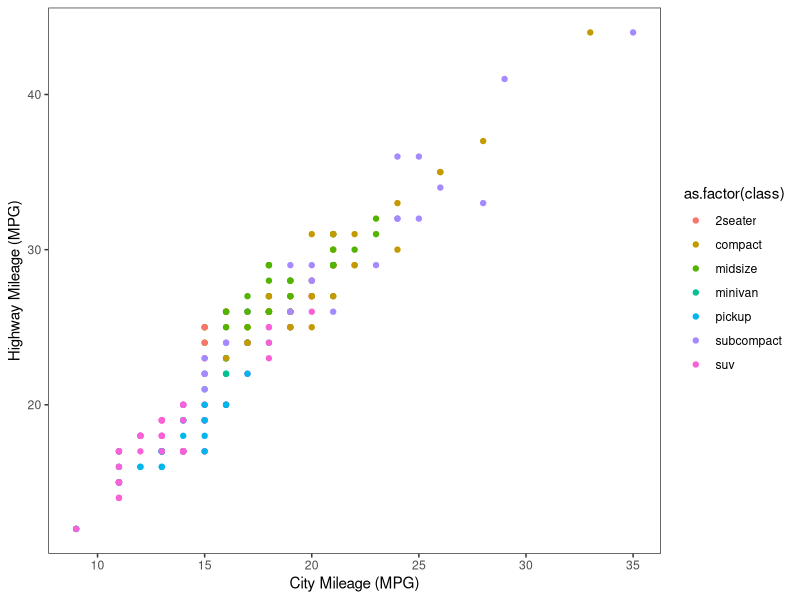
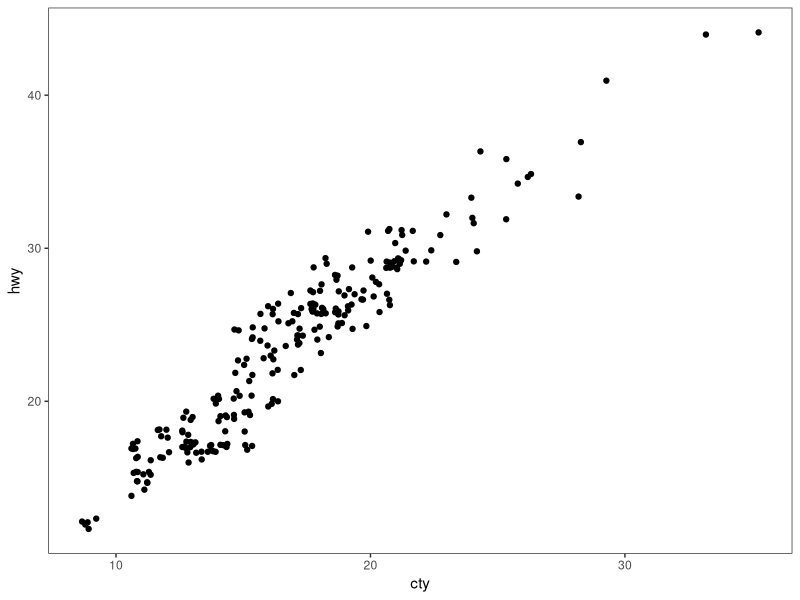
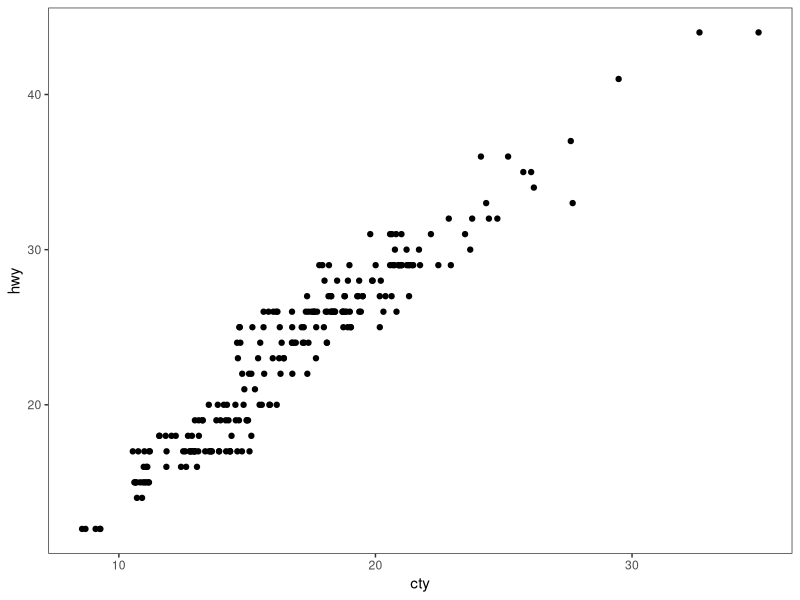
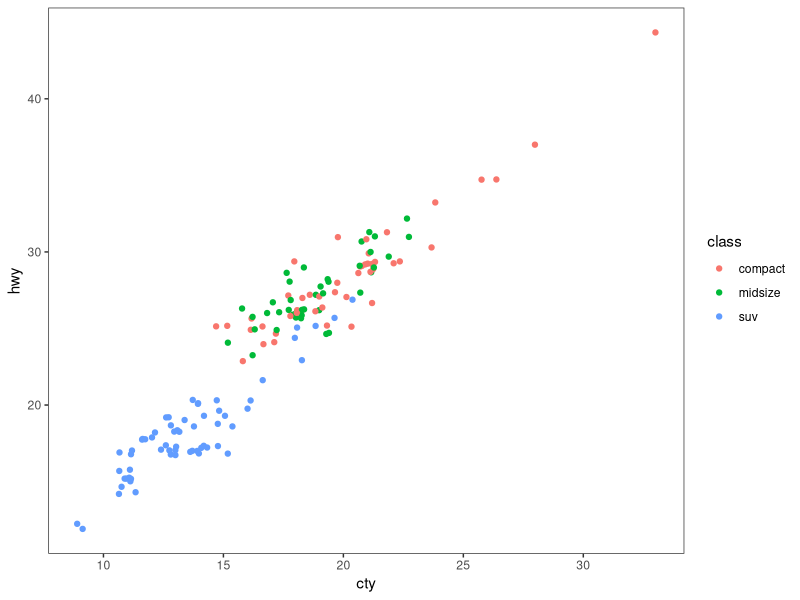
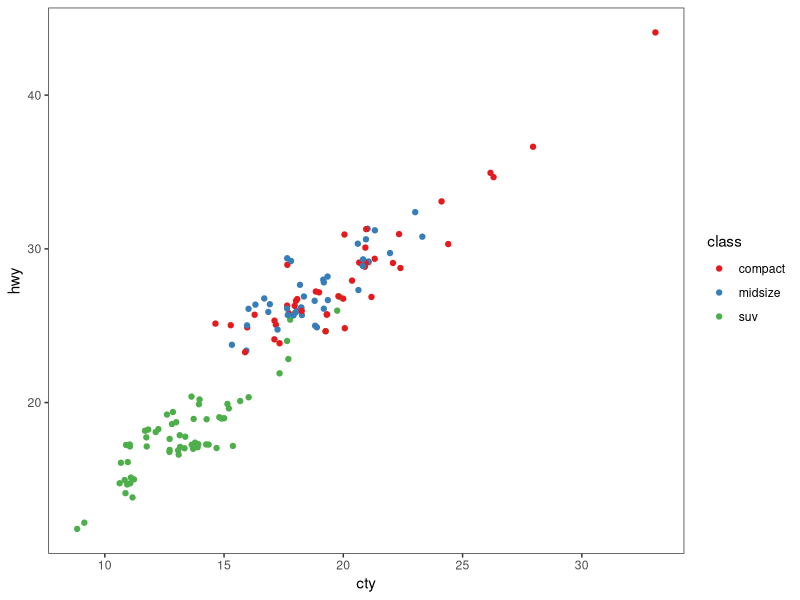
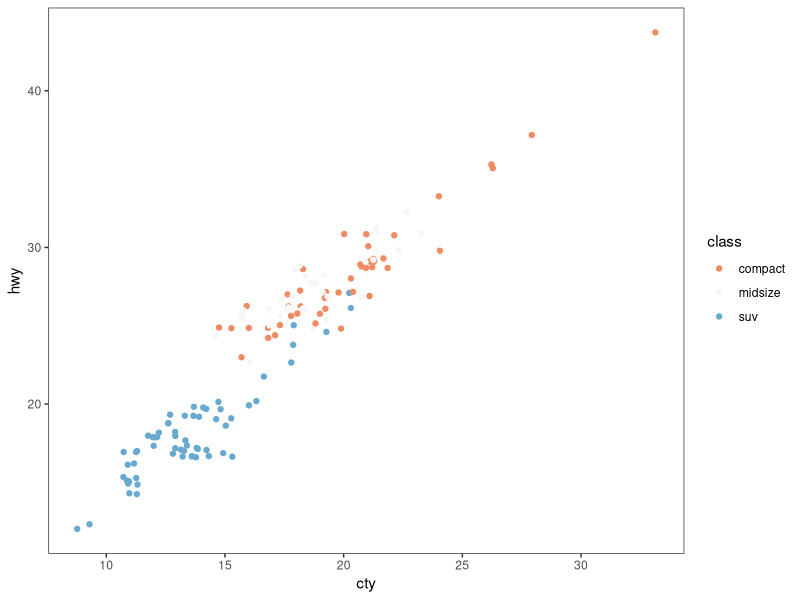
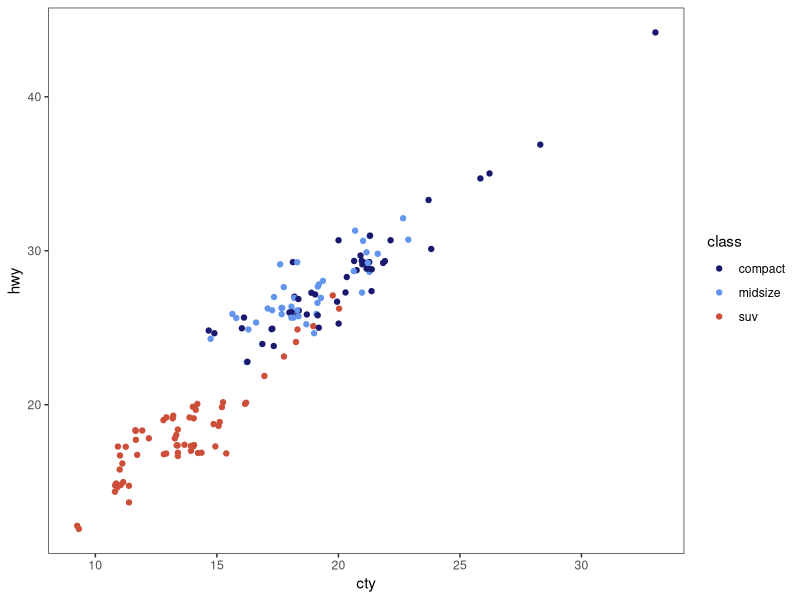
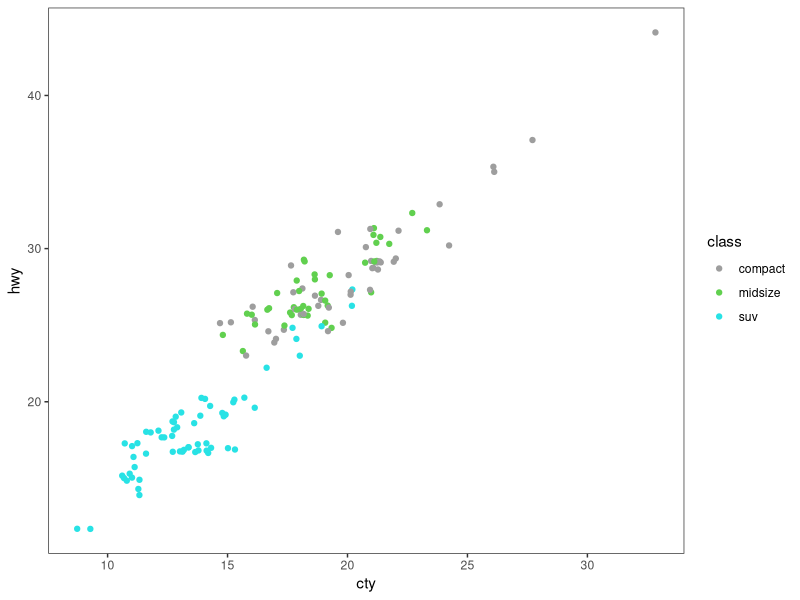

Here is the R script that generated these plots, in order: (Note: this script raises an error after producing the figures.)
# ---------------------------------------------------------- #
#### MODULE 3: Plot even more data!                       ####               
# ---------------------------------------------------------- #

library(ggplot2)
library(tidyverse)

## OBJECTIVE:
# 1. To develop a "grammar of graphics".
# 2. To become comfortable using ggplot2 for exploratory data visualization.


# ---------------------------------------------------------- #
#### SET UP:                                              ####
# ---------------------------------------------------------- #
# REMINDER: In RStudio, open the Rproject for our course (UNCG_DataWrangling), 
# pull any changes from GitHub, and navigate to the branch you created for 
# yourself (just a single branch for the whole semester) in RStudio's Git tab.
# Open this week's assignment in this new branch to complete and submit on GitHub.
# Ideally, you'll commit your answers a bit at a time as you work through
# this assignment, rather than committing all at once at the end.

# Reminder of some helpful resources for graphing in R:
# ggplot Cookbook: http://www.cookbook-r.com/Graphs/
# Official ggplot2 Book: https://ggplot2-book.org/
# Themes in ggplot2: https://ggplot2-book.org/polishing.html#themes

# In ggplot2, aesthetic means “something you can see”. Each aesthetic is a
# mapping between a visual cue and a variable.
# Examples include:
# position (i.e., on the x and y axes)
# color (“outside” color)
# fill (“inside” color)
# shape (of points)
# line type
# size

# Each type of geometric object (geom) accepts only a subset of all aesthetics.
# Refer to the geom help pages to see what mappings each geom accepts. Aesthetic
# mappings are set with the aes() function.

# TASK: We will be using the ggplot2 package for graphing. Fortunately, ggplot2 
# is nested within the tidyverse package (along with many others).
# Start by writing code to load the tidyverse library.
# HINT: see the end of assignment #1 if you forgot how to load a package.


# TASK: Write code below to set your theme to black and white and both your major
# AND minor gridlines to element_blank for all plots you'll be making today.
# HINT: Check back to last week's assignment section 1.9 for setting themes for
# all plots.

theme_set(theme_bw())
theme_update(panel.grid.major = element_blank(),
             panel.grid.minor = element_blank())

# ---------------------------------------------------------- #
#### 1.0 CORRELATION                                      ####
# ---------------------------------------------------------- #

# We learned how to make correlations last week, but it never hurts to get
# more practice! Let's start by using a data set built into ggplot2.
# The mpg dataset looks at the gas efficiency of different cars. Run the following
# code to load the data:
data(mpg, package = "ggplot2")

# TASK: Create a scatterplot (i.e., a dot plot) to relate city and highway mileage.
# Color the points by the class of car (class column) and label the x and y axis 
# to be more informative (City Mileage (MPG) vs Highway Mileage (MPG)).
# HINT: Refer back to last week's assignment or the ggplot help resources if you 
# forget how to make a scatterplot.

ggplot(mpg, aes(x = cty, y = hwy)) +
  geom_point(aes(color=as.factor(class))) +
  xlab("City Mileage (MPG)") +
  ylab("Highway Mileage (MPG)")

# Looks alright, but the graph may be hiding some information...
# QUESTION: How many data points are in the mpg dataframe?

    # 234 objects

# QUESTION: Approximately how many dots are in the graph you just made? How does
# that compare to the number of observations in the dataframe?

    # about 78 points on the plot, which is much much smaller

# Try another correlation-focused geom that addresses this problem by running
# the following code:
ggplot(data=mpg, aes(x=cty, y=hwy)) + 
  geom_jitter()


# QUESTION: What happened when you created the plot with geom_jitter?

    # it plotted the data but added some noise to the point positions

# QUESTION: Run the code to create a plot using geom_jitter a second time. Then run it
# again and again. What happens each time? Why is this happening?

    # each time its very slightly different, probably because thhe jitter moves the points randomly by a small amount, rather than by a set amount for each point

# TASK: The default in geom_jitter is to jitter (or slightly move) the points away
# from each other in both the x and y directions. Check the help file for geom_jitter
# and write code below to make a graph where you jitter points in only the x-dimension
# by 0.5.

ggplot(mpg, aes(x=cty, y=hwy)) +
  geom_jitter(width = .5, height = 0)

# ---------------------------------------------------------- #
#### 1.1 DETOUR! COLORS, COLORS, COLORS                   ####
# ---------------------------------------------------------- #

# Our world is so colorful, and our graphs can be too! But we want to be mindful
# of our color choices to not only be beautiful, but also informative and accessible.

# TASK: Create a new dataframe that filters our mpg data down to only information
# for car classes compact, midsize, and suv using an %in% statement. Name your 
# new dataframe mpgSubset.
# HINT: Refer back to the Transform assignment if you want help with %in% (or 
# try googling!)

mpgSubset <- mpg %>% 
  mutate(class = ifelse(class %in% c("compact", "midsize", "suv"), class, NA)) %>% 
  drop_na(class)

# ggplot has lots of nice (and some not so nice) built-in color palettes that we 
# can use to fill our bars with color. Try running the following code:
ggplot(data=mpgSubset, aes(x=cty, y=hwy, color=class)) +
  geom_jitter()

# The code above supplies us with ggplot's default color palette, which I find not
# so pleasing. Let's try to change this!

# We can add a statement specifying the scale of colors we would prefer. One way
# to do this is to use other pre-set palettes from ggplot. Run the code below to 
# ask ggplot to use the color brewer's palette called Set 1.
ggplot(data=mpgSubset, aes(x=cty, y=hwy, color=class)) +
  geom_jitter() +
  scale_color_brewer(palette="Set1")

# Alternatively, we could use the "RdBu" palette:
ggplot(data=mpgSubset, aes(x=cty, y=hwy, color=class)) +
  geom_jitter() +
  scale_color_brewer(palette="RdBu")

# QUESTION: Investigate the color brewer's range of palettes at this website: 
# https://r-graph-gallery.com/38-rcolorbrewers-palettes.html
# What do you notice about the colors chosen from each of the palettes that we
# used above? (i.e., does it use the first three colors in the palette? The last
# three? Some other combination?)

    # for set 1 it just used the first 3 colors, but for RdBu it used the middle three

# We could also pick out EXACTLY which colors we want for our figure. 
# There are 4 main ways to specify colors in R:
### by name
### by number
### by Hex code
### with the rgb() function

# By Name: R allows you to call more than 600 colors by name! Run the following
# code to see a list:
colors()

# We can put in the colors we chose for each variable by adding the 
# scale_color_manual() function to our plot. Try it out by running the following
# code:
ggplot(data=mpgSubset, aes(x=cty, y=hwy, color=class)) +
  geom_jitter() +
  scale_color_manual(values=c('midnightblue', 'cornflowerblue', 'tomato3'))


# You can also chose colors by number, which are assigned in R.

# TASK: Copy and paste the code to make our scatterplot and replace the color names
# with three numbers of your choice (between 1 and 657). How does your new figure look?
# HINT: remember to remove the quotation marks when calling numbers.
ggplot(data=mpgSubset, aes(x=cty, y=hwy, color=class)) +
  geom_jitter() +
  scale_color_manual(values=c(48, 579, 333))

# QUESTION: How do you think you could figure out which color name belongs to
# each color number?
# HINT: Try creating a dataframe from color() by passing it into the
# as.data.frame() function.

colorFrame <- as.data.frame(colors())
    # you can get the number by just seeing the position of the color's name in the colors() list

# You can also chose colors by Hex code. A Hex color code is a 6-symbol code made
# of up to three 2-symbol elements (6 symbols in length all together). Each of 
# the 2-symbol elements represents a color value in the Red-Green-Blue (RGB) color
# scale from 0 to 255. Hex codes are written with a # in front of them. Let's try
# out calling our colors using hex code.
ggplot(data=mpgSubset, aes(x=cty, y=hwy, color=class)) +
  geom_jitter() +
  scale_color_manual(values=c('#191970', '#6495ED', '#FF6347'))

# There are two great things about hex codes. First, you can call ANY color you 
# want with a hex code. That is, you're not limited to the 657 colors that are
# in ggplot. By specifying the color by hex code, you can pick literally anything!

# TASK: Google the search term "color picker". This should bring up google's color
# picker (in addition to a billion other color picking websites). Use this color
# picker to generate the hex codes for three new colors of your choice. Then copy
# and paste the above code, replacing the hex codes with your color choices.
ggplot(data=mpgSubset, aes(x=cty, y=hwy, color=class)) +
  geom_jitter() +
  scale_color_manual(values=c('#4fb1db', '#4fd9db', '#4fdbb1'))

# The second great thing about hex codes is that you can control the transparency
# of your colors. Transparency is set in a hex code by adding two extra symbols
# to the end, which together make up the "alpha" element. Adding 00 to the end 
# of your hex code will make your color completely transparent, while adding FF 
# to the end will make it completely opaque. Any number/letters in-between will 
# result in partial transparency. You can find a complete list of transparencies
# between 0-100% here: https://gist.github.com/lopspower/03fb1cc0ac9f32ef38f4

# TASK: Try out transparency by copying and pasting your graph code below and
# adding the alpha element to the end of each of your hex codes to make your
# first color 0% transparent, your second color 50% transparent, and your third
# color 100% transparent.
ggplot(data=mpgSubset, aes(x=cty, y=hwy, color=class)) +
  geom_jitter() +
  scale_color_manual(values=c('#4fb1db00', '#4fd9db80', '#4fdbb1ff'))

# QUESTION: What happened to the point that you set to 100% transparent?

    # it disappears because its fully transparent

# Finally, we can set our colors using the rgb() function. This operates very
# similarly to the hex code, where you can pick exactly the color and transparency
# you want. Try it out by running the following code:
ggplot(data=mpgSubset, aes(x=cty, y=hwy, color=class)) +
  geom_jitter() +
  scale_color_manual(values=c(rgb(.10, .10, .44, .5), rgb(.39, .58, .93, .5), rgb(1.0, .39, .28, .5)))

# TASK: Modify the above code to make all of your points 50% transparent.

# There are so many inventive and artistic people in the world who have expanded
# the offerings for colors in ggplot. Check out some notable ones listed below
# when choosing colors for this assignment.
### Color-blind friendly palettes: https://github.com/JLSteenwyk/ggpubfigs
### Color palettes from vintage National Parks posters: https://github.com/katiejolly/nationalparkcolors
### Color palettes based on Wes Anderson movies: https://github.com/karthik/wesanderson
### Color palettes from famous Dutch paintings: https://github.com/EdwinTh/dutchmasters


# ---------------------------------------------------------- #
#### 1.2 DETOUR! LEGENDS                                  ####
# ---------------------------------------------------------- #

# When you specify colors in your ggplot code, R throws in a bonus legend for free!
# However, this legend is often not as clear or visually appealing as we might 
# prefer. But as with all geometric objects in ggplot, legends can be easily altered.

# Run the following code to create a scatter plot. Feel free to modify the colors
# as you prefer!
ggplot(data=mpgSubset, aes(x=cty, y=hwy, color=class)) +
  geom_jitter() +
  scale_color_manual(values=c('#4fb1db', '#4fd9db', '#4fdbb1'))

# QUESTION: Where did ggplot get the legend title and values from?

    # it pulled the title from the "class" column's name and the values from the values of that column

# We could change the title and values in our legend by altering the dataframe
# we are passing into ggplot. But that seems a bit drastic. Instead, we can 
# lean on the same code that specifies our color picks to alter the legend text.
# Try it out by running the following code:
ggplot(data=mpgSubset, aes(x=cty, y=hwy, color=class)) + 
  geom_jitter() + 
  scale_color_manual(values=c('#4fb1db', '#4fd9db', '#4ff5b1'),
                     # setting the colors for the legend and points
                     name='Class of Car', 
                     # setting the title of the legend
                     breaks=c('suv', 'midsize', 'compact'), 
                     # setting what values from the data frame are being used
                     labels=c('SUV', 'Midsize', 'Compact'))
                     # renaming the labels on the legend for those values


# TASK: Label each line of the code above with what it is doing.
# HINT: Check the scale_color_manual help file or ggplot Cookbook for more info.


# IMPORTANT: It is important to pay attention to the order you provide ggplot with 
# your color choices and legend labels! Try running the following code:
ggplot(data=mpgSubset, aes(x=cty, y=hwy, color=class)) + 
  geom_jitter() + 
  scale_color_manual(values=c('#4fb1db', '#4fd9db', '#4ff5b1'), 
                     name='Class of Car', 
                     breaks=c('suv', 'midsize', 'compact'), 
                     labels=c('Compact', 'SUV', 'Midsize')) 


# QUESTION: What is wrong with the code above? Why is it so important to be
# careful with the order you pass information into ggplot?

    # while the points are colored the same as they were before, the labels have been arranged incorrectly so that the legend misrepresents the class of the points

# While changing the legend text and factor order takes place in the scale_color_manual
# step, moving the legend around on the graph page is part of the graph theme. We
# can try this out using the code below:
ggplot(data=mpgSubset, aes(x=cty, y=hwy, color=class)) + 
  geom_jitter() + 
  theme(legend.position='bottom')


# TASK: Modify the code above to have the legend display along the bottom of
# the figure.


# We can also have the legend located within the area of the graph itself! We can 
# do this by specifying the coordinates for where the legend should go within the
# graph axes. First we set the legend position and then we set the anchoring 
# position by justifying the legend.
### bottom left: 0,0
### bottom right: 1,0
### top left: 0,1
### top right: 1,1

# Try it out by running the following code:
ggplot(data=mpgSubset, aes(x=cty, y=hwy, color=class)) + 
  geom_jitter() + 
  theme(legend.position=c(1,0), legend.justification=c(1,0))

# QUESTION: What happens if you don't include the code for legend justification
# above?
ggplot(data=mpgSubset, aes(x=cty, y=hwy, color=class)) + 
  geom_jitter() + 
  theme(legend.position=c(1,0))
    # the legend goes off the screed

# TASK: Copy and paste the code from above. Modify it to place the legend in the
# upper left part of the graph.
ggplot(data=mpgSubset, aes(x=cty, y=hwy, color=class)) + 
  geom_jitter() + 
  theme(legend.position=c(0,1), legend.justification=c(0,1))

# Finally, we might want to remove the legend altogether! We would do so by
# modifying the theme as well. 

# TASK: Check the ggplot cookbook to find the legends section. Read what it says 
# about removing the legend. Then copy and paste the graph code from above. Modify
# the code to remove the legend.
ggplot(data=mpgSubset, aes(x=cty, y=hwy, color=class)) + 
  geom_jitter() + 
  theme(legend.position="none")

# ---------------------------------------------------------- #
#### 2.0 DEVIATION                                        ####
# ---------------------------------------------------------- #

# Used to compare variation in values between small number of items (or categories) 
# with respect to a fixed reference.

# Whether the graphical type is a deviation graph or a composition graph (or a 
# ranking graph) may depend on the underlying data structure.

# We used geom_bar() last week with factor data to create a bar graph. But
# geom_bar() is a bit tricky because it can make EITHER a bar graph or a histogram
# depending on the data you give it. The default of geom_bar() is to set stat to 
# count so if you give it just a continuous x value, it will make a histogram. Try
# it with the following code:
ggplot(data=mpg, aes(x=hwy)) + 
  geom_bar()

# In order to have the geom create bars and not a histogram, you must:
# 1) Set stat = identity
# 2) Provide both an x and a y inside the aes(), where x is either a character 
# or factor and y is numeric.

# TASK: Create a dataframe of summary statistics for the mpg data, calculating the
# mean, standard deviation, and standard error for highway mpg grouping by class.
# Name the resulting dataframe highwayMPG and your new variables hwy_mean, hwy_sd,
# and hwy_se.
# HINT: Look back at the Transform assignment if you forget how to summarize the
# data. Also recall, standard error = 1.96*standard deviation.

highwayMPG <- mpg %>% 
  group_by(class) %>% 
  summarise(hwy_mean = mean(hwy), hwy_sd = sd(hwy), hwy_se = 1.96*hwy_sd) %>%
  ungroup()

# TASK: Create a bar graph showing the average highway MPG on the y-axis and 
# car class on the x-axis. Fill the bars by class. Add in error bar caps that are 20%
# the width pf the bars.
# HINT: Don't forget to change stat from the default in your geom_bar() statement!
ggplot(highwayMPG, aes(x=class, y=hwy_mean)) +
  geom_bar(stat="identity") +
  geom_errorbar(aes(ymin=hwy_mean-hwy_se, ymax=hwy_mean+hwy_se), width = 0.2)

# ---------------------------------------------------------- #
#### 2.1 DETOUR! COLORS AND LEGENDS, AGAIN                ####
# ---------------------------------------------------------- #

# Recall that some geometric elements require fills instead of (or sometimes in
# addition to) colors.

# TASK: Create a bar graph with the mpg summary stats with the following parameters:
# (1) Black bar outline
# (2) Bars filled with the color brewer palette "Dark2" using the scale_fill_manual
#     statement
# (3) No legend
# (4) Informative x- and y-axis labels. 

# HINT: Carefully consider whether your color and/or fill should go within an aes() 
# statement, the scale_fill_manual or scale_color_manual statements, or neither.
# If in doubt, try a bunch of ways until it looks how we want it. And consult 
# your helpful ggplot resources on the web.
ggplot(highwayMPG, aes(x=class, y=hwy_mean)) +
  geom_bar(stat="identity", aes(fill = as.factor(class), color = as.factor(class))) +
  scale_color_manual(values = c(rep("black", 7)),
                     breaks = class) +
  scale_fill_manual(values = palette('Dark2'),
                    breaks = class) +
  geom_errorbar(aes(ymin=hwy_mean-hwy_se, ymax=hwy_mean+hwy_se), width = 0.2) +
  xlab("Class of Vehicle") +
  ylab("Mean Highway Mileage (MPG)")

# ---------------------------------------------------------- #
#### 2.2 DETOUR! AXIS MODIFICATIONS                       ####
# ---------------------------------------------------------- #

# Run the following code, feeling free to modify colors as you prefer:
ggplot(data=highwayMPG, aes(x=class, y=hwy_mean, fill=class)) +
  geom_bar(stat='identity') 

# QUESTION: Where is ggplot getting the x-axis tick labels from?


# Often our tick labels are not the best. We can modify them to be more informative
# or visually appealing by directly modifying the dataframe, but again this feels
# a bit extreme. Instead, we can directly modify the scale of the axis. For axes
# that deal with categories, we are setting the discrete scale. Try it out by
# running the following code:
ggplot(data=highwayMPG, aes(x=class, y=hwy_mean, fill=class)) +
  geom_bar(stat='identity') +
  scale_x_discrete(labels=c('sport', 'compact', 'midsize', 'minivan', 'pickup', 'subcompact', 'SUV'))

# We can also change the scale of the continuous axes, including how large they are
# and where the tick marks fall as follows:
ggplot(data=highwayMPG, aes(x=class, y=hwy_mean, fill=class)) +
  geom_bar(stat='identity') +
  scale_y_continuous(breaks=seq(0, 50, 10)) +
  coord_cartesian(ylim=c(0,50))

# QUESTION: Try running the code above without the coord_cartesian() statement. 
# What is surprising about the resulting graph? Based on this result, what do you
# think the coord_cartesian() statement does?


# We can also add a statement into the scale discrete or continuous statements
# to name our axes, rather than putting in a whole separate step of xlab() or ylab().
# Try it out with the following code:
ggplot(data=highwayMPG, aes(x=class, y=hwy_mean, fill=class)) +
  geom_bar(stat='identity') +
  scale_x_discrete(name='Class of Car') +
  scale_y_continuous(name='Mean Highway MPG')


# Finally, we can flip our axes easily in ggplot as follows:
ggplot(data=highwayMPG, aes(x=class, y=hwy_mean, fill=class)) +
  geom_bar(stat='identity') +
  coord_flip()


# TASK: Let's put it all together. Make a graph of the mpg summary stats with the
# following specifications:
# (1) color by class of car using a color scheme of your choice (not the default)
# (2) plot the class of car on the x-axis and the highway MPG on the y axis
# (3) include better names for the x- and y-axis titles
# (4) include better names for the car classes
# (5) set the scale of the highway mpg to run from 0 to 30 with breaks every 5 
# (6) flip your axes
# (7) remove the legend


# ---------------------------------------------------------- #
#### 3.0 RANKING                                          ####
# ---------------------------------------------------------- #
# Used to compare the position or performance of multiple items with respect to 
# each other. Actual values matters somewhat less than the ranking.

# TASK: Create a dataframe of summary statistics for the mpg data, calculating the
# mean, standard deviation, and standard error for CITY mpg grouping by class.
# Name the resulting dataframe cityMPG and your new variables city_mean, city_sd,
# and city_se.
# HINT: Look back at the Transform assignment if you forget how to summarize the
# data. Also, standard error = 1.96*standard deviation.


# Now we want to plot our data in order from smallest to largest city MPG to get
# a ranking. To do so, we need to use the reorder() function to rearrange the data
# going into our x-axis.
ggplot(cityMPG, aes(x=reorder(class, city_mean), y=city_mean)) + 
  geom_bar(stat="identity")

# TASK: Recreate the above ranking figure to include the following:
# (1) class of car on the x-axis with informative axis and tick labels
# (2) MPG ordered from highest to lowest (hint: try google if you're unsure)
# (3) bars with dary grey outlines and filled by class with your favorite color scheme
# (4) error bars with end caps 30% the width of the bars
# (5) y-axis from 0 to 30 with tick marks every 5
# (6) no legend.


# ---------------------------------------------------------- #
#### 4.0 DISTRIBUTION                                     ####
# ---------------------------------------------------------- #
# When you have lots and lots of data points and want to study where and how the
# data points are distributed.

# Histograms can be accomplished with either geom_bar() or geom_histogram()
ggplot(mpg, aes(hwy)) + 
  geom_histogram()

# TASK: Recreate the graph above, but using geom_bar() instead


# TASK: Try making a histogram with the categorical variable 'manufacturer'.
# What error message do you get?


# QUESTION: What happens when you follow the advice of the error message and 
# make stat='count'?
ggplot(mpg, aes(manufacturer)) + 
  geom_histogram(stat="count")


# TASK: Make a boxplot comparing the distribution of cty (city mileage) for
# each class of car.
# HINT: Look back to last week if you forget how to make a boxplot.


# We can also make a different type of distribution, a violin plot using the 
# geom_violin statement as follows:
ggplot(mpg, aes(x=class, y=cty)) + 
  geom_violin()

# QUESTION: What does a violin plot show? Check google if you're unsure.


# ---------------------------------------------------------- #
#### 5.0 COMPOSITION                                      ####
# ---------------------------------------------------------- #
# Bar charts and pie charts are classic ways of showing composition of a dataset.

# TASK: Let's get some data for this task by determining the number of cars from 
# each car manufacturer in our mpg dataframe. We can do this as follows:
manufacturerFreq <- mpg %>% 
  group_by(manufacturer) %>% 
  summarize(frequency=length(manufacturer)) %>% 
  ungroup()

# TASK: Make a bar graph of the number of cars (frequency) by manufacturer using
# the dataframe we created above.


# We can switch the bar chart you created above into a pie chart simply by changing
# the coordinate system through a series of steps as follows:

ggplot(manufacturerFreq, aes(x=manufacturer, y=frequency)) +
  geom_bar(stat="identity") +
  coord_polar()

ggplot(manufacturerFreq, aes(x=manufacturer, y=frequency, fill=manufacturer)) +
  geom_bar(stat="identity") +
  coord_polar()

ggplot(manufacturerFreq, aes(x="", y=frequency, fill=manufacturer)) +
  geom_bar(stat="identity", width=1) +
  coord_polar()

ggplot(manufacturerFreq, aes(x="", y=frequency, fill=manufacturer)) +
  geom_bar(stat="identity", width=1) +
  coord_polar(theta="y")

ggplot(manufacturerFreq, aes(x="", y=frequency, fill=manufacturer)) +
  geom_bar(stat="identity", width=1) +
  coord_polar(theta="y", start=0) +
  theme_void() +
  theme(legend.title = element_text(size = 12.5), 
        legend.text  = element_text(size = 8.5),
        legend.key.size = unit(.75, "lines"))

# TASK: Annotate the code below to describe what each line does:
ggplot(manufacturerFreq, aes(x="", y=frequency, fill=manufacturer)) +
  geom_bar(stat="identity", width=1) +
  coord_polar(theta="y", start=0) +
  theme_void() +
  theme(legend.title = element_text(size = 12.5), 
        legend.text  = element_text(size = 8.5),
        legend.key.size = unit(.75, "lines"))


# ---------------------------------------------------------- #
#### 6.0 CHANGE                                           ####
# ---------------------------------------------------------- #

# Time series are often best visualized with line graphs. Let's try this out
# with some new data:
data("economics")

# TASK: Use the economics dataset to plot the number of people who are unemployed
# over time (unemploy vs date). Make a scatterplot, then connect the points with 
# lines using geom_line().
# HINT: use ?economics to get more information about this dataset.




# ---------------------------------------------------------- #
#### GROUPS AND MAPS                                      ####
# ---------------------------------------------------------- #

# Let's save these for group project options, this assignment is really long!









# REMEMBER: Save and push your script when you're done with this assignment!
